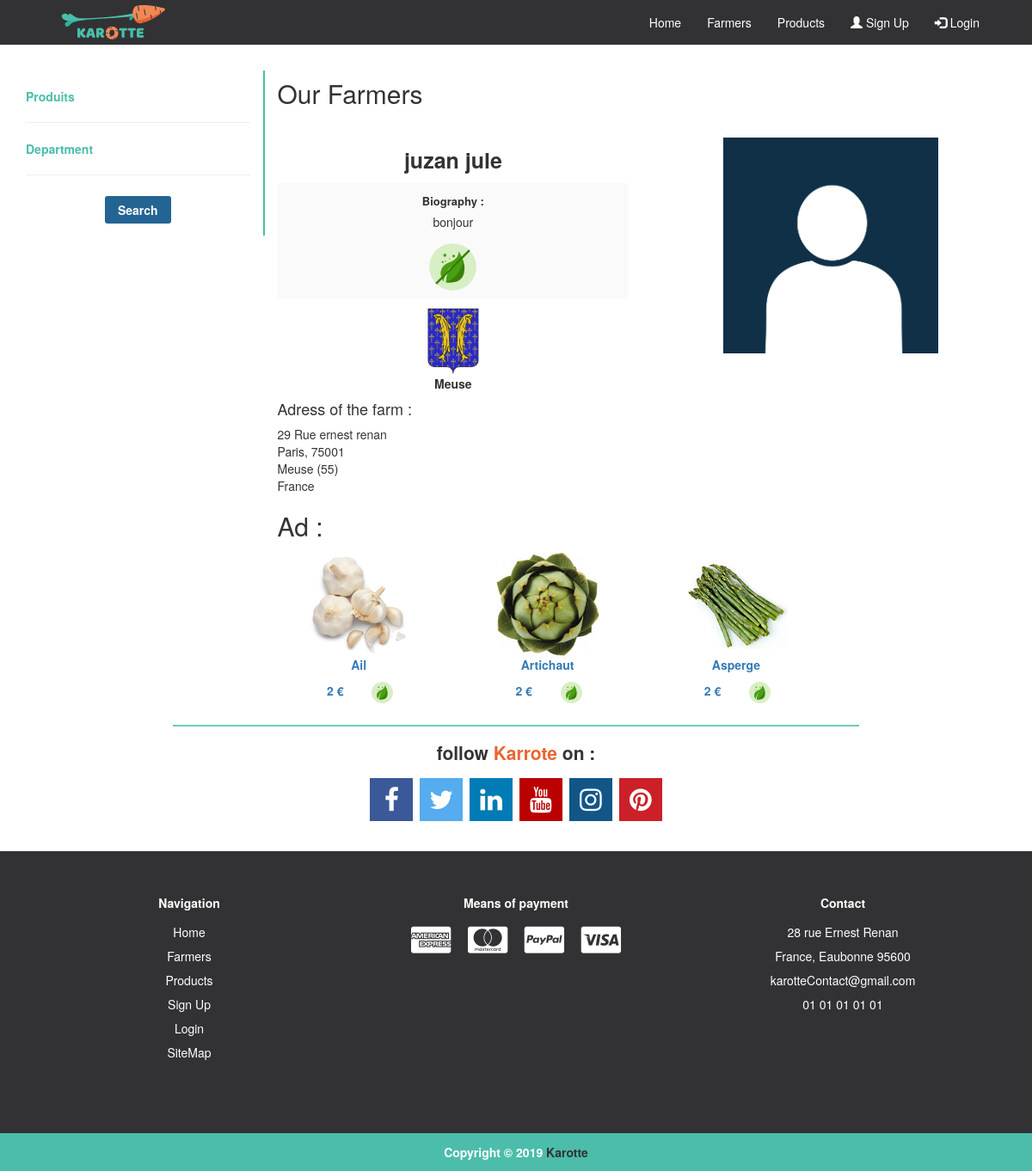
The page /Farmers/agriculteur=2 on the database its author committed.
### tables this page shows
CREATE TABLE IF NOT EXISTS `Farmers` (
  `Id` int(9) NOT NULL,
  `IdUser` int(9) NOT NULL,
  `Type` varchar(255) NOT NULL,
  `Biography` text,
  `Road` varchar(255) NOT NULL,
  `RoadName` varchar(255) NOT NULL,
  `roadNumber` varchar(255) NOT NULL,
  `PostalCode` varchar(255) NOT NULL,
  `City` varchar(255) NOT NULL,
  `Region` int(9) NOT NULL,
  `County` varchar(255) NOT NULL,
  `Phone` varchar(255) NOT NULL,
  `Bic` varchar(255) NOT NULL,
  `IBAN` varchar(255) NOT NULL,
  `creationDate` varchar(255) NOT NULL
);

CREATE TABLE IF NOT EXISTS `Users` (
  `Id` int(9) NOT NULL,
  `Name` varchar(255) NOT NULL,
  `LastName` varchar(255) NOT NULL,
  `Email` varchar(255) NOT NULL,
  `Password` varchar(255) NOT NULL,
  `DateBirth` date DEFAULT NULL,
  `Type` int(1) NOT NULL,
  `Actif` int(1) NOT NULL DEFAULT '0',
  `Status` int(1) NOT NULL DEFAULT '1',
  `CreationDate` date NOT NULL,
  `CreationIp` varchar(100) NOT NULL
);

CREATE TABLE IF NOT EXISTS `Departement` (
  `departement_id` int(11) NOT NULL,
  `departement_code` varchar(3) DEFAULT NULL,
  `departement_nom` varchar(255) DEFAULT NULL
);

CREATE TABLE IF NOT EXISTS `Produit` (
  `Id` int(9) NOT NULL,
  `IdListeProduit` int(9) NOT NULL,
  `Prix` varchar(255) NOT NULL,
  `Biographie` text NOT NULL,
  `Qualiter` text NOT NULL,
  `UnitWeight` varchar(9) NOT NULL,
  `NbStock` varchar(255) NOT NULL,
  `IdFarmers` int(9) NOT NULL,
  `Region` int(9) NOT NULL,
  `CreationDate` date DEFAULT NULL,
  `Actif` int(1) NOT NULL DEFAULT '0'
);

### controller/farmers.php (called while the page is built)
<?php
$objRegister = new register($connect);
$objFarmers = new farmers($connect);
$objProducts = new products($connect);
$inputRegionFilters = $objRegister->displayRegion();
$inputProductsFilters = $objProducts->inputListeProduit();
?>

### models/connect.class.php (called while the page is built, shortened)
<?php
class connect {
    public function setConnect(PDO $connect)
    {
        $this -> _connect = $connect;
    }
}
?>

### models/farmers.class.php (called while the page is built, shortened)
<?php
class farmers extends connect
{
    public function infoUser($idUser){
        $req = $this -> _connect -> query("SELECT * FROM `Users` WHERE Id='$idUser'");
        $res = $req -> fetchAll();
        return $res;
    }
    public function infoUserFarmers($id){
        $req = $this -> _connect -> query("SELECT * FROM `Farmers` WHERE Id ='$id'");
        $res = $req -> fetchAll();
        return $res;
    }
    public function listeProduitsFarmer($idFarmers){
        $req = $this -> _connect -> query("SELECT * FROM `Produit` WHERE IdFarmers ='$idFarmers' AND Actif = '1'");
        $res = $req -> fetchAll();
        return $res;
    }
}

### config.php (called while the page is built, shortened)
<?php
function routeUrl(){
    $nbslash = '';
    if(isset($_GET['p'])){
        $nburl = count(explode('/', $_GET['p']));
        if($nburl !== 0){
            for($i=1; $i < $nburl; $i++){
                $nbslash .= "../";
            }
        }
    }
    return $nbslash;
}

### models/products.class.php (called while the page is built, shortened)
<?php
class products extends connect
{
    public function inputListeProduit(){
        $input = array();
        $req = $this ->_connect -> query("SELECT * FROM `ListeProduit` WHERE Actif = 1");
        $res = $req -> fetchAll();
        foreach ($res as $r){
            $input[$r['Name'] ]= $r['Id'];
        }
        return $input;
    }
    public function listeProduit($id){
        $name = "";
        $req = $this->_connect -> query("SELECT * FROM `ListeProduit` WHERE Id='$id' AND Actif='1'");
        $res = $req -> fetchAll();
        foreach($res as $r){
            $name = $r['Name'];
        }
        return $name;
    }
    public function flagRegion($code){
        $req = $this -> _connect -> query("SELECT * FROM `Departement` WHERE departement_code = '$code'");
        $res = $req -> fetchAll();
        return $res;
    }
}

### models/register.class.php (called while the page is built, shortened)
<?php
class register extends connect {
    public function displayRegion(){
        $req = $this -> _connect -> query("SELECT * FROM `Departement`");
        $res = $req -> fetchAll();
        $results = array();
        foreach ($res as $r){
            $results[$r['departement_code'] ]= $r['departement_nom'];
        }
        return $results;
    }
}
?>

### controller/one/OneFarmers.php (the view)
<?php
foreach ($objFarmers->infoUserFarmers($url[1]) as $infoFarmer){
    $idFarmer = $infoFarmer['Id'];
    $idUser = $infoFarmer['IdUser'];
    $Type = $infoFarmer['Type'];
    $Biography = $infoFarmer['Biography'];
    $Road = $infoFarmer['Road'];
    $RoadName = $infoFarmer['RoadName'];
    $roadNumber = $infoFarmer['roadNumber'];
    $PostalCode = $infoFarmer['PostalCode'];
    $City = $infoFarmer['City'];
    $Region = $infoFarmer['Region'];
    $County = $infoFarmer['County'];
    foreach ($objFarmers->infoUser($idUser) as $infoUser) {
        $Name = $infoUser['Name'];
        $LastName = $infoUser['LastName'];
    }
    ?>
    <div class="farmers_block_2_select_farmer">
        <div class="col-sm-6 farmers_block_2_select_farmer_info">
            <div class="farmer_picture_name_type">
                <div class="farmer_name">
                    <p><strong><?= $LastName . ' ' . $Name ?></strong></p>
                </div>
                <div class="products_block_2_select_produit_info_biography">
                    <strong>Biography :</strong>
                    <p><?= $Biography ?></p>
                    <div class="farmer_type">
                        <?php
                        if ($Type == '1') {
                            ?>
                            <img src="<?= routeUrl() ?>src/images/icone/petiteIcone/biologic.svg" style="width: 55px;"
                                 alt="logo qualiter organic">
                            <?php
                        } else {
                            ?>
                            <img src="<?= routeUrl() ?>src/images/icone/petiteIcone/no-biologic-green.svg"
                                 style="width: 55px;" alt="logo qualiter no-organic">
                            <?php
                        }
                        ?>
                    </div>
                </div>
                <div class="products_block_2_select_produit_info_flag">
                    <?php
                    foreach ($objProducts->flagRegion($Region) as $flag) {
                        if ($flag['departement_code'] == '29') {
                            ?>
                            <img src="<?= routeUrl() ?>src/images/imageRegion/29_Finistère.JPG"
                                 alt="blason département français">
                            <p><strong><?= $flag['departement_nom'] ?></strong></p>
                            <?php
                        } else {
                            ?>
                            <img src="<?= routeUrl() ?>src/images/imageRegion/<?= $flag['departement_code'] ?>_<?= $flag['departement_nom'] ?>.png"
                                 alt="blason département français">
                            <p><strong><?= $flag['departement_nom'] ?></strong></p>
                            <?php
                        }
                    }
                    ?>
                </div>
                <div class="products_block_2_select_produit_info_ferme">
                    <h4>Adress of the farm :</h4>
                    <p>
                        <?= $roadNumber . " " . $Road . " " . $RoadName ?>
                    </p>
                    <p>
                        <?= $City . ", " . $PostalCode ?>
                    </p>
                        <p>
                        <?php
                        foreach ($objProducts->flagRegion($Region) as $flag) {
                            ?>
                            <?= $flag['departement_nom'] . " (" . $flag['departement_code'] . ") " ?>
                            <?php
                        }
                        ?>
                    </p>
                    <p>
                        <?= $County ?>
                    </p>
                </div>
            </div>
        </div>
        <div class="col-sm-6 farmers_block_2_select_farmer_biographie">
            <div class="farmer_picture">
                <?php
                $filename = "././src/images/Agriculteurs/".$idFarmer.".jpg";
                if(file_exists($filename)) {
                    ?>
                    <img src="<?= routeUrl() ?>src/images/Agriculteurs/<?= $idFarmer ?>.jpg">
                    <?php
                }else{
                    ?>
                    <img src="<?= routeUrl() ?>src/images/icone/iconeUsers/default.jpg" alt='icone defaut'/>
                    <?php
                }
                ?>
            </div>
        </div>
        <div class="col-sm-12 farmers_block_2_select_farmer_product">
            <h2>Ad :</h2>
            <div class="row">
            <?php
            foreach ($objFarmers->listeProduitsFarmer($idFarmer)as $produits){
                ?>
                <div class="col-sm-3 produit">
                    <a href="<?= routeUrl() ?>Products/produit=<?= $produits['Id'] ?>">
                        <div class="produit_picture">
                            <img src="<?= routeUrl() ?>src/images/produits/<?= $objProducts->listeProduit($produits['IdListeProduit']) ?>.jpg" style="width: 100%;" alt="produit image">
                        </div>
                        <div class="produit_info">
                            <p><?= $objProducts->listeProduit($produits['IdListeProduit'])?></p>
                            <div class="row">
                                <div class="col-sm-3"></div>
                                <div class="col-sm-3">
                                    <p><?= $produits['Prix']?> €</p>
                                </div>
                                <div class="col-sm-3">
                                    <?php
                                    if($produits['Qualiter'] == '1' ){
                                        ?>
                                        <img src="<?= routeUrl() ?>src/images/icone/petiteIcone/biologic.svg" style="width: 25px;" alt="logo qualiter organic">
                                        <?php
                                    }else{
                                        ?>
                                        <img src="<?= routeUrl() ?>src/images/icone/petiteIcone/no-biologic-green.svg" style="width: 25px;" alt="logo qualiter no-organic">
                                        <?php
                                    }
                                    ?>
                                </div>
                                <div class="col-sm-3"></div>
                            </div>
                        </div>
                    </a>
                </div>
                <?php
            }
            ?>
            </div>
        </div>
    </div>
    <?php
}
?>

### src/asset/css/karotte.css (style rules this page uses)
.farmers_block h2 { margin-bottom: 15px; }
.farmers_block_2_select_farmer { padding: 20px 0px 0px 0px; }
.farmer_name { font-size: 25px; text-align: center; padding: 8px 0px; }
.farmer_name p { margin: 0; }
.products_block_2_select_produit_info_biography { text-align: center; background: #fafafa; padding: 10px 0px; border-radius: 4px; }
.products_block_2_select_produit_info_biography strong { font-size: 13px; }
.products_block_2_select_produit_info_biography p { margin: 0; padding: 5px 0px 15px 0px; }
.products_block_2_select_produit_info_flag { width: 110px; margin: 10px auto; text-align: center; }
.products_block_2_select_produit_info_flag img { width: 60px; }
.products_block_2_select_produit_info_ferme p { margin: 0; }
.farmer_picture { width: 250px; margin: 0 auto; }
.farmer_picture img { width: 100%; }
.produit a { text-decoration: none; }
.produit_picture { width: 120px; margin: 0 auto; }
.produit_info { text-align: center; font-weight: bold; }

### rows shown on the page
farmers: IdUser.LastName "juzan", IdUser.Name "jule", Biography "bonjour", roadNumber "29", Road "Rue", RoadName "ernest renan", City "Paris", PostalCode "75001", County "France"
departement: departement_nom (picture), departement_nom "Meuse", departement_code "55"
produit: shows a picture, listeProduit "Ail", Prix "2"
produit: shows a picture, listeProduit "Artichaut", Prix "2"
produit: shows a picture, listeProduit "Asperge", Prix "2"
